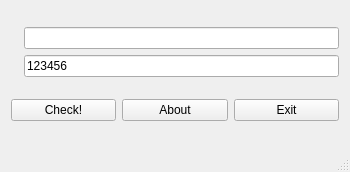
<?xml version="1.0" encoding="UTF-8"?>
<ui version="4.0">
 <class>MainWindow</class>
 <widget class="QMainWindow" name="MainWindow">
  <property name="geometry">
   <rect>
    <x>0</x>
    <y>0</y>
    <width>350</width>
    <height>172</height>
   </rect>
  </property>
  <property name="windowTitle">
   <string>BL Check Remaining Volume</string>
  </property>
  <property name="windowIcon">
   <iconset resource="icons.qrc">
    <normaloff>:/appmain.png</normaloff>:/appmain.png</iconset>
  </property>
  <property name="iconSize">
   <size>
    <width>32</width>
    <height>32</height>
   </size>
  </property>
  <widget class="QWidget" name="centralWidget">
   <layout class="QVBoxLayout" name="verticalLayout">
    <item>
     <layout class="QGridLayout" name="gridLayout">
      <item row="0" column="0">
       <widget class="QLabel" name="constuser">
        <property name="sizePolicy">
         <sizepolicy hsizetype="Maximum" vsizetype="Maximum">
          <horstretch>0</horstretch>
          <verstretch>0</verstretch>
         </sizepolicy>
        </property>
        <property name="pixmap">
         <pixmap resource="icons.qrc">:/user</pixmap>
        </property>
        <property name="alignment">
         <set>Qt::AlignCenter</set>
        </property>
       </widget>
      </item>
      <item row="0" column="1">
       <widget class="QLineEdit" name="inuser">
        <property name="sizePolicy">
         <sizepolicy hsizetype="MinimumExpanding" vsizetype="Maximum">
          <horstretch>0</horstretch>
          <verstretch>0</verstretch>
         </sizepolicy>
        </property>
       </widget>
      </item>
      <item row="1" column="0">
       <widget class="QLabel" name="constpasswd">
        <property name="sizePolicy">
         <sizepolicy hsizetype="Maximum" vsizetype="Maximum">
          <horstretch>0</horstretch>
          <verstretch>0</verstretch>
         </sizepolicy>
        </property>
        <property name="text">
         <string/>
        </property>
        <property name="pixmap">
         <pixmap resource="icons.qrc">:/password.png</pixmap>
        </property>
        <property name="alignment">
         <set>Qt::AlignCenter</set>
        </property>
       </widget>
      </item>
      <item row="1" column="1">
       <widget class="QLineEdit" name="inpasswd">
        <property name="sizePolicy">
         <sizepolicy hsizetype="MinimumExpanding" vsizetype="Maximum">
          <horstretch>0</horstretch>
          <verstretch>0</verstretch>
         </sizepolicy>
        </property>
        <property name="text">
         <string>123456</string>
        </property>
       </widget>
      </item>
     </layout>
    </item>
    <item>
     <layout class="QHBoxLayout" name="horizontalLayout">
      <item>
       <widget class="QPushButton" name="check">
        <property name="sizePolicy">
         <sizepolicy hsizetype="Expanding" vsizetype="Maximum">
          <horstretch>0</horstretch>
          <verstretch>0</verstretch>
         </sizepolicy>
        </property>
        <property name="text">
         <string>Check!</string>
        </property>
        <property name="icon">
         <iconset resource="icons.qrc">
          <normaloff>:/check.png</normaloff>:/check.png</iconset>
        </property>
        <property name="iconSize">
         <size>
          <width>32</width>
          <height>32</height>
         </size>
        </property>
       </widget>
      </item>
      <item>
       <widget class="QPushButton" name="pushButton">
        <property name="sizePolicy">
         <sizepolicy hsizetype="Expanding" vsizetype="Fixed">
          <horstretch>0</horstretch>
          <verstretch>0</verstretch>
         </sizepolicy>
        </property>
        <property name="text">
         <string>About</string>
        </property>
        <property name="icon">
         <iconset resource="icons.qrc">
          <normaloff>:/about</normaloff>:/about</iconset>
        </property>
        <property name="iconSize">
         <size>
          <width>32</width>
          <height>32</height>
         </size>
        </property>
       </widget>
      </item>
      <item>
       <widget class="QPushButton" name="exit">
        <property name="sizePolicy">
         <sizepolicy hsizetype="Expanding" vsizetype="Maximum">
          <horstretch>0</horstretch>
          <verstretch>0</verstretch>
         </sizepolicy>
        </property>
        <property name="text">
         <string>Exit</string>
        </property>
        <property name="icon">
         <iconset resource="icons.qrc">
          <normaloff>:/exit.png</normaloff>:/exit.png</iconset>
        </property>
        <property name="iconSize">
         <size>
          <width>32</width>
          <height>32</height>
         </size>
        </property>
       </widget>
      </item>
     </layout>
    </item>
   </layout>
  </widget>
  <widget class="QStatusBar" name="statusBar"/>
 </widget>
 <layoutdefault spacing="6" margin="11"/>
 <resources>
  <include location="icons.qrc"/>
 </resources>
 <connections>
  <connection>
   <sender>exit</sender>
   <signal>clicked()</signal>
   <receiver>MainWindow</receiver>
   <slot>close()</slot>
   <hints>
    <hint type="sourcelabel">
     <x>223</x>
     <y>140</y>
    </hint>
    <hint type="destinationlabel">
     <x>149</x>
     <y>99</y>
    </hint>
   </hints>
  </connection>
 </connections>
</ui>
